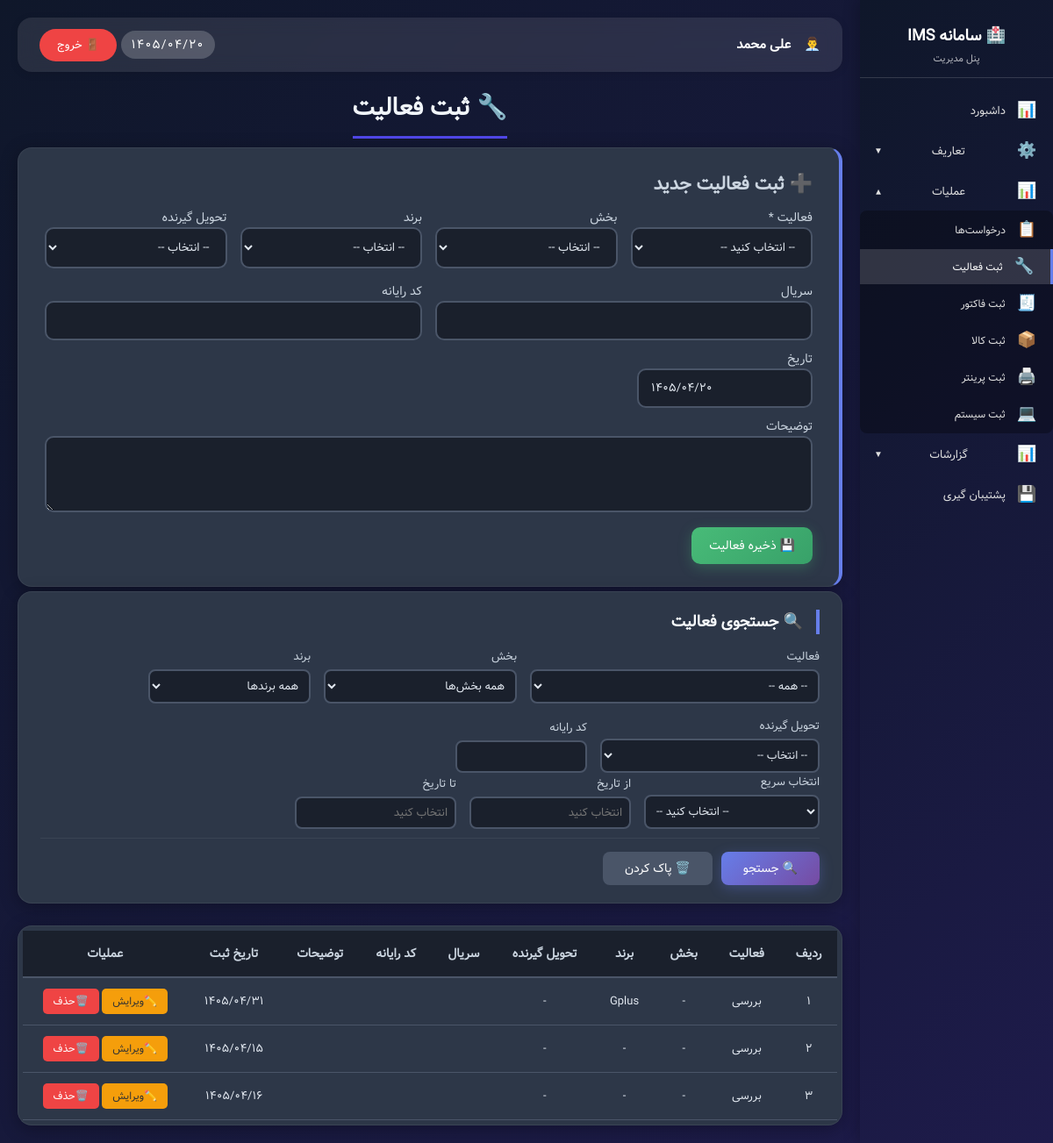
The page /admin_services.php (signed in) on the database its author committed.
### tables this page shows
CREATE TABLE `service_requests` (
  `id` int NOT NULL AUTO_INCREMENT,
  `service_name` varchar(100) NOT NULL,
  `department_id` int DEFAULT NULL,
  `brand_id` int DEFAULT NULL,
  `receiver_person_id` int DEFAULT NULL,
  `serial_number` varchar(100) DEFAULT NULL,
  `computer_code` varchar(50) DEFAULT NULL,
  `description` text,
  `created_at` varchar(50) DEFAULT NULL,
  `created_by` int DEFAULT NULL,
  PRIMARY KEY (`id`),
  KEY `department_id` (`department_id`),
  KEY `brand_id` (`brand_id`),
  KEY `receiver_person_id` (`receiver_person_id`),
  KEY `created_by` (`created_by`),
  KEY `idx_service_name` (`service_name`),
  KEY `idx_created_at` (`created_at`),
  KEY `idx_name_status` (`service_name`)
);

CREATE TABLE `brands` (
  `id` int NOT NULL AUTO_INCREMENT,
  `name` varchar(100) NOT NULL,
  `created_at` varchar(50) DEFAULT NULL,
  PRIMARY KEY (`id`)
);

### assets/jdf.php (called while the page is built, shortened)
<?php
function gregorian_to_jalali($g_y, $g_m, $g_d)
{
    $g_days_in_month = array(31, 28, 31, 30, 31, 30, 31, 31, 30, 31, 30, 31);
    $j_days_in_month = array(31, 31, 31, 31, 31, 31, 30, 30, 30, 30, 30, 29);
    $gy = $g_y - 1600;
    $gm = $g_m - 1;
    $gd = $g_d - 1;
    $g_day_no = 365 * $gy + floor(($gy + 3) / 4) - floor(($gy + 99) / 100) + floor(($gy + 399) / 400);
    for ($i = 0; $i < $gm; ++$i)
        $g_day_no += $g_days_in_month[$i];
    $g_day_no += $gd;
    $j_day_no = $g_day_no - 79;
    $j_np = floor($j_day_no / 12053);
    $j_day_no %= 12053;
    $jy = 979 + 33 * $j_np + 4 * floor($j_day_no / 1461);
    $j_day_no %= 1461;
    if ($j_day_no >= 366) {
        $jy += floor(($j_day_no - 1) / 365);
        $j_day_no = ($j_day_no - 1) % 365;
    }
    for ($i = 0; $i < 11 && $j_day_no >= $j_days_in_month[$i]; ++$i)
        $j_day_no -= $j_days_in_month[$i];
    $jm = $i + 1;
    $jd = $j_day_no + 1;
    return array($jy, $jm, $jd);
}
function jdate($format, $timestamp = null)
{
    if ($timestamp === null) {
        $timestamp = time();
    }
    $gregorian_year = date("Y", $timestamp);
    $gregorian_month = date("m", $timestamp);
    $gregorian_day = date("d", $timestamp);
    list($jalali_year, $jalali_month, $jalali_day) = gregorian_to_jalali($gregorian_year, $gregorian_month, $gregorian_day);
    $output = '';
    $length = strlen($format);
    for ($i = 0; $i < $length; $i++) {
        $char = $format[$i];
        switch ($char) {
            case 'Y': $output .= $jalali_year; break;
            case 'm': $output .= sprintf("%02d", $jalali_month); break;
            case 'd': $output .= sprintf("%02d", $jalali_day); break;
            default: $output .= $char;
        }
    }
    return $output;
}
function now()
{
    return jdate('Y/m/d');
}
function fa_number($number) {
    $persian = ['۰', '۱', '۲', '۳', '۴', '۵', '۶', '۷', '۸', '۹'];
    $english = ['0', '1', '2', '3', '4', '5', '6', '7', '8', '9'];
    return str_replace($english, $persian, $number);
}
?>

### functions.php (called while the page is built, shortened)
<?php
function hasPermission($permission_key) {
    if (isset($_SESSION['user_id']) && $_SESSION['user_id'] == 1) {
        return true;
    }
    return true;
}
function canEditServices() { return hasPermission('services_edit'); }
function canDeleteServices() { return hasPermission('services_delete'); }
?>

### admin_services.php (the view, shortened to what this page needs)
<?php
require_once 'config/config.php';
require_once 'assets/jdf.php';
require_once 'functions.php';
$db = getDB();
$params = [];
$sql = "
SELECT
    s.*,
    d.name as department_name,
    b.name as brand_name,
    p.name as receiver_name,
    u.username as creator_name
FROM service_requests s
LEFT JOIN departments d ON s.department_id=d.id
LEFT JOIN brands b ON s.brand_id=b.id
LEFT JOIN persons p ON s.receiver_person_id=p.id
LEFT JOIN users u ON s.created_by=u.id
";
$sql .= " ORDER BY s.id DESC";
$stmt=$db->prepare($sql);
$stmt->execute($params);
$services=$stmt->fetchAll(PDO::FETCH_ASSOC);
    ?>
<!DOCTYPE html>
<html lang="fa" dir="rtl">
<head>
    <link rel="stylesheet" href="assets/styles/persian-datepicker.min.css">
</head>
<body>
<div class="admin-wrapper">
    <?php include 'sidebar.php'; ?>
    <div class="main-content">
        <div class="main-header">
            <div class="user-info">
                <span>👨‍💼</span>
                <span class="user-name"><?php echo htmlspecialchars($_SESSION['fullname']); ?></span>
            </div>
            <div>
                <span class="clock-display" id="liveClock"><?php echo fa_number(now()); ?></span>
                <a href="logout.php" class="logout-btn-sidebar">🚪 خروج</a>
            </div>
        </div>
        <div class="main-title">
            <h1>🔧 ثبت فعالیت</h1>
        </div>
        <?php if (canEditServices()): ?>
            <div class="add-card">
                <h2>➕ ثبت فعالیت جدید</h2>
                <form method="post" class="services-form" id="addForm" >
                    <div class="form-row">
                        <div class="form-group">
                            <label>فعالیت *</label>
                            <select name="service_name" required>
                                <option value="">-- انتخاب کنید --</option>
                            </select>
                        </div>
                        <div class="form-group">
                            <label>بخش</label>
                            <select name="department_id">
                                <option value="">-- انتخاب --</option>
                            </select>
                        </div>
                        <div class="form-group">
                            <label>برند</label>
                            <select name="brand_id">
                                <option value="">-- انتخاب --</option>
                            </select>
                        </div>
                        <div class="form-group">
                            <label>تحویل گیرنده</label>
                            <select name="receiver_person_id">
                                <option value="">-- انتخاب --</option>
                            </select>
                        </div>
                        <div class="form-group">
                            <label>سریال</label>
                            <input type="text" name="serial_number">
                        </div>
                        <div class="form-group">
                            <label>کد رایانه</label>
                            <input type="text" name="computer_code">
                        </div>
                    </div>
                    <div class="form-row">
                        <div class="date-group">
                            <label>تاریخ </label>
                            <input type="text" id="add_date" name="created_at" class="form-control" >
                        </div>
                    </div>
                    <div class="form-row">
                    <div class="form-group">
                        <label>توضیحات</label>
                        <textarea name="description" rows="3"></textarea>
                    </div>
                    </div>
                    <button type="submit" name="add_service" class="btn-add">💾 ذخیره فعالیت</button>
                </form>
            </div>
        <?php endif; ?>
        <div class="search-card">
            <h2>🔍 جستجوی فعالیت</h2>
            <div class="search-form">
                <div class="search-row">
                    <div class="service-name-group">
                        <label>فعالیت</label>
                        <select id="search_name">
                            <option value="">-- همه --</option>
                        </select>
                    </div>
                    <div class="department-group">
                        <label>بخش</label>
                        <select id="search_department">
                            <option value="">همه بخش‌ها</option>
                        </select>
                    </div>
                    <div class="brand-group">
                        <label>برند</label>
                        <select id="search_brand">
                            <option value="">همه برندها</option>
                        </select>
                    </div>
                    <div class="receiver-group">
                        <label>تحویل گیرنده</label>
                        <select id="search_receiver" name="receiver_person_id">
                            <option value="">-- انتخاب --</option>
                        </select>
                    </div>
                    <div class="computer-group">
                        <label>کد رایانه</label>
                        <input type="text" name="computer_code">
                    </div>
                </div>
                <div class="search-row">
                    <div class="date-group">
                        <label>انتخاب سریع</label>
                        <select id="quick_date_select">
                            <option value="">-- انتخاب کنید --</option>
                        </select>
                    </div>
                    <div class="search-group">
                        <label>از تاریخ </label>
                        <input type="text" id="date_from" name="date_from" class="form-control" placeholder="انتخاب کنید">
                    </div>
                    <div class="search-group">
                        <label>تا تاریخ </label>
                        <input type="text" id="date_to" name="date_to" class="form-control" placeholder="انتخاب کنید" >
                    </div>
                </div>
                <div class="search-group search-actions">
                    <button type="button" id="search_btn" class="btn-search">🔍 جستجو</button>
                    <button type="button" id="reset_btn" class="btn-reset-search">🗑️ پاک کردن</button>
                </div>
            </div>
        </div>
        <div class="services-table data-table">
            <table>
                <thead>
                <tr>
                    <th>ردیف</th>
                    <th>فعالیت</th>
                    <th>بخش</th>
                    <th>برند</th>
                    <th>تحویل گیرنده</th>
                    <th>سریال</th>
                    <th>کد رایانه</th>
                    <th>توضیحات</th>
                    <th>تاریخ ثبت</th>
                    <th>عملیات</th>
                </tr>
                </thead>
                <tbody>
                <?php if (empty($services)): ?>
                    <tr><td colspan="12">🔧 هیچ سرویسی ثبت نشده است</td></tr>
                <?php else: ?>
                    <?php $row_num = 1; foreach ($services as $service): ?>
                        <tr>
                            <td><?php echo fa_number($row_num); ?></td>
                            <td><?php echo htmlspecialchars($service['service_name']); ?></td>
                            <td><?php echo htmlspecialchars($service['department_name'] ?? '-'); ?></td>
                            <td><?php echo htmlspecialchars($service['brand_name'] ?? '-'); ?></td>
                            <td><?php echo htmlspecialchars($service['receiver_name'] ?? '-'); ?></td>
                            <td><?php echo htmlspecialchars($service['serial_number'] ?? '-'); ?></td>
                            <td><?php echo htmlspecialchars($service['computer_code'] ?? '-'); ?></td>
                            <td><?php echo nl2br(htmlspecialchars($service['description'] ?? '-')); ?></td>
                            <td><?php echo fa_number(htmlspecialchars($service['created_at'])); ?></td>
                            <td>
                                <?php if (canEditServices()): ?>
                                    <button class="edit-btn" onclick='openEditModal(<?php echo json_encode($service); ?>)'>✏️ویرایش</button>
                                <?php endif; ?>
                                <?php if (canDeleteServices()): ?>
                                    <button
                                            class="delete-btn"
                                            data-id="<?php echo $service['id']; ?>"
                                            onclick="confirmDelete(<?php echo $service['id']; ?>,
                                                    '<?php echo htmlspecialchars($service['service_name']); ?>')">
                                        🗑️حذف
                                    </button>
                                <?php endif; ?>
                            </td>
                        </tr>
                        <?php $row_num++; ?>
                    <?php endforeach; ?>
                <?php endif; ?>
                </tbody>
            </table>
        </div>
    </div>
</div>
</body>
</html>

### rows shown on the page
service_requests: row_num "۱", service_name "بررسی", department_name "-", brand.name "Gplus", receiver_name "-", created_at "۱۴۰۵/۰۴/۳۱"
service_requests: row_num "۲", service_name "بررسی", department_name "-", brand_name "-", receiver_name "-", created_at "۱۴۰۵/۰۴/۱۵"
service_requests: row_num "۳", service_name "بررسی", department_name "-", brand_name "-", receiver_name "-", created_at "۱۴۰۵/۰۴/۱۶"

### other values the page prints
$_SESSION['fullname'] "علی محمد"
